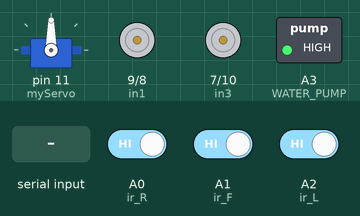
Recording of a sketch running on a simulated Arduino Uno, built with avr-gcc and run on an emulated ATmega328P. Parts: servo, motor-driver pin pairs drawn as motors (green arrow = first pin HIGH = forward, orange = second pin HIGH = backward, longer = more drive, scaled by the enable pin), switched loads named in the sketch (green lamp = pin HIGH). The inputs (shaded band) are chosen by the test bench; at power-on: A0 (ir_R) HIGH, A2 (ir_L) HIGH, A1 (ir_F) HIGH. What the sketch prints to the serial monitor is not drawn.

Above: at 1.2 s.
1.3 s: A0 (ir_R) driven LOW
At 2.5 s:
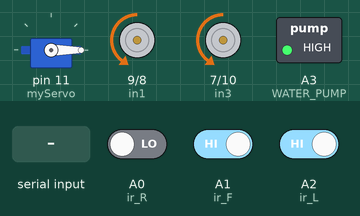
2.8 s: A2 (ir_L) driven LOW
At 3.03 s:
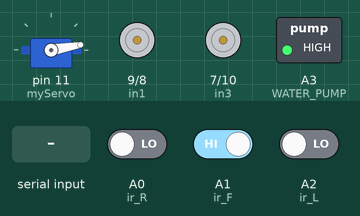
5.8 s: "A" received over the second serial link
8.8 s: A0 (ir_R) driven HIGH
At 10.0 s:
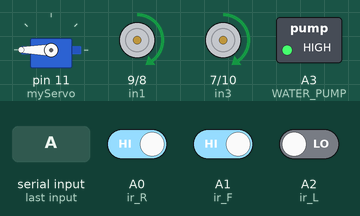
11.1 s: A0 (ir_R) driven LOW
At 12.51 s:
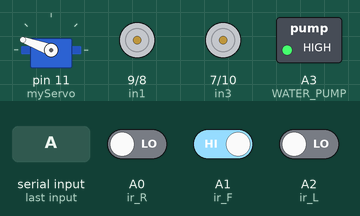
14.1 s: A1 (ir_F) driven LOW
Timing chart, 0 to 18.1 s (numbered marks = the images above; inputs shaded):
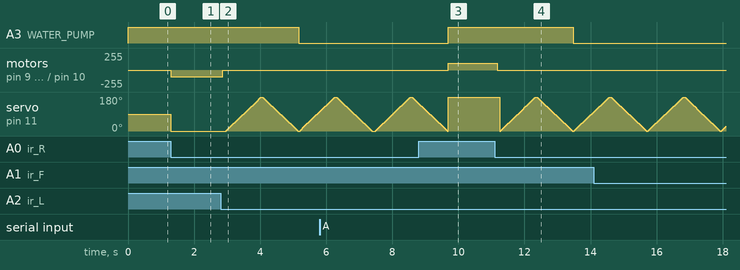

The sketch:

RoboRescue_Code.ino
```cpp
#include <SoftwareSerial.h>
#include <Servo.h>

SoftwareSerial BTSerial(0, 1);
Servo myServo;

#define enA 6
#define in1 9
#define in2 8
#define in3 7
#define in4 10
#define enB 5

#define WATER_PUMP A3

#define ir_R A0
#define ir_F A1
#define ir_L A2

int Speed = 100;
unsigned long lastCommandTime = 0;
const int timeout = 300;
bool autoMode = true;
bool pumpState = false;
bool btConnected = false;

void setup() {
    Serial.begin(9600);
    BTSerial.begin(9600);

    pinMode(enA, OUTPUT);
    pinMode(in1, OUTPUT);
    pinMode(in2, OUTPUT);
    pinMode(in3, OUTPUT);
    pinMode(in4, OUTPUT);
    pinMode(enB, OUTPUT);
    pinMode(WATER_PUMP, OUTPUT);

    pinMode(ir_R, INPUT);
    pinMode(ir_F, INPUT);
    pinMode(ir_L, INPUT);

    digitalWrite(WATER_PUMP, HIGH);
    pumpState = false;

    analogWrite(enA, Speed);
    analogWrite(enB, Speed);

    myServo.attach(11);
    myServo.write(90);

    Serial.println("🔥 Automatic Mode ON (Default)");
}

void loop() {
    if (BTSerial.available() && !btConnected) {
        btConnected = true;
        Serial.println("Hemanth Robot 🤖 is activated");
    }

    if (BTSerial.available()) {
        char command = BTSerial.read();
        lastCommandTime = millis();

        if (command == 'A') {
            autoMode = true;
            Serial.println("Automatic Mode ON");
        } else if (command == 'M') {
            autoMode = false;
            Serial.println("Manual Mode ON");
            Stop();
        } else if (!autoMode) {
            if (command == 'F') forward();
            else if (command == 'B') backward();
            else if (command == 'L') turnLeft();
            else if (command == 'R') turnRight();
            else if (command == 'S') Stop();
            else if (command == 'X') turnOnPump();
            else if (command == 'T') turnOffPump();
            else if (command == 'C') rotateServo();
        }
    }

    if (autoMode) {
        automaticFireDetection();
    }

    if (!autoMode && millis() - lastCommandTime > timeout) {
        Stop();
    }
}

// **🔥 Automatic Mode**
void automaticFireDetection() {
    int rightFire = digitalRead(ir_R);
    int frontFire = digitalRead(ir_F);
    int leftFire = digitalRead(ir_L);

    int fireCount = (!rightFire) + (!frontFire) + (!leftFire);

    if (fireCount >= 2) {
        if (!pumpState) {
            Serial.println("🔥🔥 Multiple Fires Detected! Stopping & Activating Pump!");
            pumpState = true;
        }
        Stop();
        adjustServo(leftFire, frontFire, rightFire);
        turnOnPump();
    } else {
        if (pumpState) {
            pumpState = false;
            turnOffPump();
        }

        if (frontFire == LOW) {
            Serial.println("🔥 Fire Detected in Front");
            myServo.write(90);
            forward();
        } else if (leftFire == LOW) {
            Serial.println("🔥 Fire Detected on Left");
            myServo.write(180);
            turnLeft();
        } else if (rightFire == LOW) {
            Serial.println("🔥 Fire Detected on Right");
            myServo.write(0);
            turnRight();
        } else {
            Stop();
        }
    }
}

// **📍 Adjust Servo & Rotate Continuously on 3 Fires**
void adjustServo(int leftFire, int frontFire, int rightFire) {
    if (leftFire == LOW && frontFire == LOW && rightFire == LOW) {
        Serial.println("🔥🔥🔥 Fire Detected on All Sensors - Rotating Servo Continuously!");

        while (digitalRead(ir_R) == LOW && digitalRead(ir_F) == LOW && digitalRead(ir_L) == LOW) {
            sweepServo();
        }

        myServo.write(90);
    } else if (leftFire == LOW && frontFire == LOW) {
        Serial.println("🔥 Fire Detected on Left & Front - Rotating Servo to 135°");
        myServo.write(135);
    } else if (rightFire == LOW && frontFire == LOW) {
        Serial.println("🔥 Fire Detected on Right & Front - Rotating Servo to 45°");
        myServo.write(45);
    } else if (leftFire == LOW && rightFire == LOW) {
        Serial.println("🔥 Fire Detected on Left & Right - Rotating Servo Between 0° & 180°");
        sweepServo();
    } else {
        myServo.write(90);
    }
}

// **🔄 Sweep Servo from 0° to 180° Continuously**
void sweepServo() {
    for (int pos = 0; pos <= 180; pos += 5) {
        myServo.write(pos);
        delay(30);
    }
    for (int pos = 180; pos >= 0; pos -= 5) {
        myServo.write(pos);
        delay(30);
    }
}

// **🔁 Move forward**
void forward() {
    digitalWrite(in1, HIGH);
    digitalWrite(in2, LOW);
    digitalWrite(in3, LOW);
    digitalWrite(in4, HIGH);
}

// **🔁 Move backward**
void backward() {
    digitalWrite(in1, LOW);
    digitalWrite(in2, HIGH);
    digitalWrite(in3, HIGH);
    digitalWrite(in4, LOW);
}

// **🔁 Turn right**
void turnRight() {
    digitalWrite(in1, LOW);
    digitalWrite(in2, HIGH);
    digitalWrite(in3, LOW);
    digitalWrite(in4, HIGH);
}

// **🔁 Turn left**
void turnLeft() {
    digitalWrite(in1, HIGH);
    digitalWrite(in2, LOW);
    digitalWrite(in3, HIGH);
    digitalWrite(in4, LOW);
}

// **🛑 Stop motors**
void Stop() {
    digitalWrite(in1, LOW);
    digitalWrite(in2, LOW);
    digitalWrite(in3, LOW);
    digitalWrite(in4, LOW);
}

// **💦 Turn ON the water pump**
void turnOnPump() {
    digitalWrite(WATER_PUMP, LOW);
}

// **💦 Turn OFF the water pump**
void turnOffPump() {
    digitalWrite(WATER_PUMP, HIGH);
}

// **🔄 Rotate Servo 3 Times in Manual Mode**
void rotateServo() {
    for (int i = 0; i < 3; i++) {
        myServo.write(140);
        delay(500);
        myServo.write(0);
        delay(500);
    }
}
```

Measured:
- after the input at 1.3 s, motor on pin 9 (in1) / pin 8 (in2), motor on pin 7 (in3) / pin 10 (in4): stopped → backward 100/255 at once; servo on pin 11 (myServo): 90° → 0° at once
- after the input at 2.8 s, A3 (WATER_PUMP): HIGH → LOW after 2.4 s; motor on pin 9 (in1) / pin 8 (in2), motor on pin 7 (in3) / pin 10 (in4): backward 100/255 → stopped after 0.07 s
- after the input at 8.8 s, A3 (WATER_PUMP): LOW → HIGH after 0.89 s; motor on pin 9 (in1) / pin 8 (in2), motor on pin 7 (in3) / pin 10 (in4): stopped → forward 100/255 after 0.89 s
- after the input at 11.1 s, A3 (WATER_PUMP): HIGH → LOW after 2.4 s; motor on pin 9 (in1) / pin 8 (in2), motor on pin 7 (in3) / pin 10 (in4): forward 100/255 → stopped after 0.07 s
